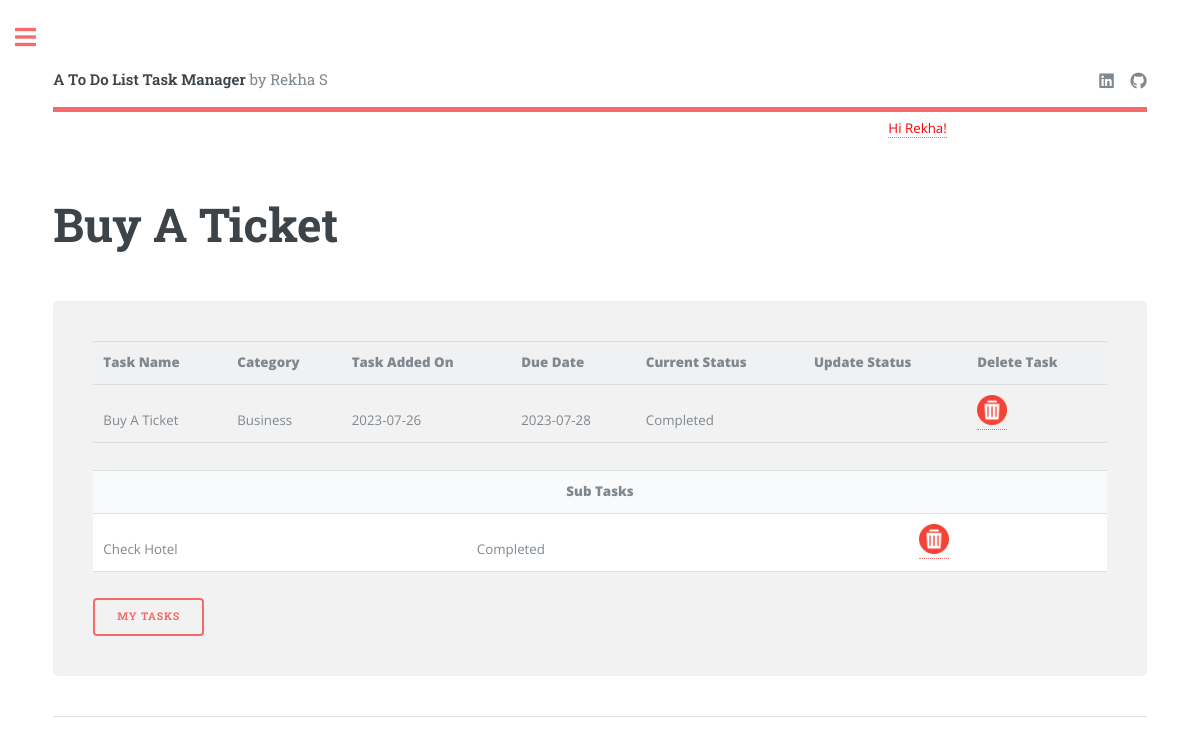
Screenshot of /show_individual_task?task_id=7&user_id=1 (signed in) with the database file from the repository.
### main.py (models this page shows)
class UserDetails(UserMixin,db.Model):
    __tablename__="user_details"
    id = db.Column(db.Integer, primary_key=True)
    email=db.Column(db.String(250), nullable=False,unique=True)
    password=db.Column(db.String(250), nullable=False)
    name=db.Column(db.String(250), nullable=False)
    tasks=db.relationship("Tasks",back_populates="user",lazy='subquery')
    subtasks = db.relationship("Subtasks", back_populates="user", lazy='subquery')

class Tasks(db.Model):
    __tablename__ = "tasks"
    id = db.Column(db.Integer, primary_key=True)
    user_id=db.Column(db.Integer,db.ForeignKey("user_details.id"))
    user = relationship("UserDetails", back_populates="tasks",lazy='subquery')
    todo_task = db.Column(db.String(250),nullable=False)
    category = db.Column(db.String(250), nullable=False)
    date_added=db.Column(db.String(250), nullable=False)
    due_date = db.Column(db.String(250), nullable=False)
    status= db.Column(db.String(250), nullable=False)
    sub_tasks=db.relationship("Subtasks", back_populates="which_todo_task", lazy='subquery')

class Subtasks(db.Model):
    __tablename__="sub-tasks"
    id=db.Column(db.Integer,primary_key=True)
    subtask_name=db.Column(db.String(250),nullable=False)
    subtask_status=db.Column(db.String(250), nullable=False)
    user_id=db.Column(db.Integer,db.ForeignKey("user_details.id"))
    todo_task_id=db.Column(db.Integer,db.ForeignKey("tasks.id"))
    user=relationship("UserDetails",back_populates="subtasks",lazy="subquery")
    which_todo_task=relationship("Tasks",back_populates="sub_tasks",lazy="subquery")

### main.py (the view)
@app.route("/show_individual_task",methods=['GET','POST'])
@login_required
def show_individual_task():
    task_id=request.args.get("task_id")
    print(task_id)
    with app.app_context():
        task=db.session.execute(db.select(Tasks).filter_by(id=task_id,user_id=current_user.id)).scalar_one()
        subtasks=Subtasks.query.filter_by(todo_task_id=task_id,user_id=current_user.id).all()
        print(task.id,task.todo_task,task.category,task.due_date,task.status)
        for i in subtasks:
            print(i.subtask_name,i.subtask_status)
    return render_template("show_task.html",task=task,subtasks=subtasks)

### main.py (called while the page is built)
@login_manager.user_loader
def load_user(user_id):
    with app.app_context():
        return db.session.get(UserDetails, int(user_id))

### templates/show_task.html (shortened to what this page needs)
<!DOCTYPE HTML>
<html>
	<head>
		<link rel="stylesheet" href="static/assets/css/main.css" />
	</head>
	<body class="is-preload">
			<div id="wrapper">
					<div id="main">
						<div class="inner">
								<header id="header">
									<a href="{{url_for('home')}}" class="logo"><strong>A To Do List Task Manager</strong> by Rekha S</a>
									<ul class="icons">
										<li><a href="https://linkedin.com/in/rekha-s-41788b128/" target="_blank" title="linkedin Rekha's profile" rel="noopener noreferrer" class="icon brands fa-linkedin"><span class="label">Linkedin</span></a></li>
										<li><a href=https://github.com/Rekhz" target="_blank" title="Github Rekha's profile" rel="noopener noreferrer" class="icon brands fa-github"><span class="label">GitHub</span></a></li>
									</ul>
								</header>
							{%if current_user.is_authenticated%}
                                 <div class="row"><div class="col-95">
								<a href="{{url_for('get_all_activities')}}"><span style="color:red ; text-transform: capitalize">Hi {{current_user.name|title}}!</span></a>
                                    </div></div>
							{%endif%}
								<section>
									<header class="main">
										<h1>{{task.todo_task}}</h1>
									</header>
									<div class="container">
<div class="container">
	<table><tbody><tr><td><span style="font-weight:900;">Task Name</span></td><td><span style="font-weight:900;">Category</span></td><td><span style="font-weight:900;">Task Added On</span></td><td><span style="font-weight:900;">Due Date</span></td><td><span style="font-weight:900;">Current Status</span></td><td><span style="font-weight:900;">Update Status</span></td><td><span style="font-weight:900;">Delete Task</span></td></tr>
	<tr>
		<td>{{task.todo_task}}</td>
		<td>{{task.category}}</td>
		<td>{{task.date_added}}</td>
		<td>{{task.due_date}}</td>
		<td>{{task.status}}</td>
		{%if task.status=="Active"%}
				<td><a href="{{url_for('update_maintask',task_id=task.id)}}"><img src="static/images/completed_icon.jpg" alt="checklist" width="30" height="30" /></a></td>
		{%else%}
		<td>&nbsp</td>
		{%endif%}
				<td><a href="{{url_for('delete_task',task_id=task.id,user_id=task.user_id)}}"><img src="static/images/delete_icon.png" alt="checklist" width="30" height="30" /></a></td>
	</tr>
		</tbody></table>
	<div class="container_small">
		<table><tbody><tr><td style="text-align: center ;" colspan="4"><span style="font-weight:900; ">Sub Tasks </span></td></tr>
{%for i in subtasks%}
	<tr>
		<td>{{i.subtask_name}}</td>
		<td>{{i.subtask_status}}</td>
		{%if i.subtask_status=="Active"%}
		<td><a href="{{url_for('update_subtask',subtask_id=i.id,task_id=task.id)}}"><img src="static/images/completed_icon.jpg" alt="checklist" width="30" height="30" /></a></td>
         {%else%}
		<td>&nbsp</td>
		{%endif%}
		<td><a href="{{url_for('delete_subtask',subtask_id=i.id,task_id=task.id)}}"><img src="static/images/delete_icon.png" alt="checklist" width="30" height="30" /></a></td>
	</tr>
	{%endfor%}
		</tbody></table></div>
	<a class="button button-small" href="{{url_for('get_all_activities')}}">My Tasks</a>
</div>
									</div>
									<hr class="major" />
								</section>
						</div>
					</div>
			</div>
	</body>
</html>

### rows the page displays
UserDetails: name "Rekha"
Tasks: todo_task "Buy A Ticket", category "Business", date_added "2023-07-26", due_date "2023-07-28", status "Completed"
Subtasks: subtask_name "Check Hotel", subtask_status "Completed"
